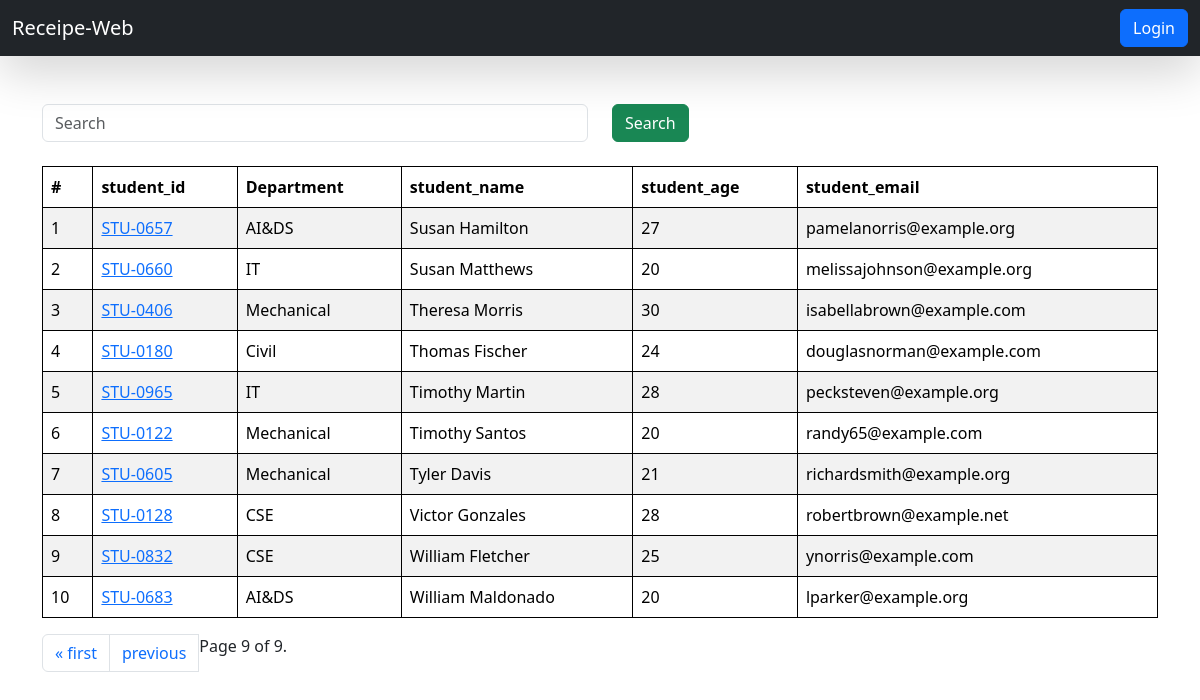
/students/?page=9, run on the app's committed database.
### vege/models.py (models this page shows, shortened)
class Student(models.Model):
    department = models.ForeignKey(Department, related_name="depart", on_delete=models.CASCADE)
    student_id = models.OneToOneField(StudentID, related_name="studentid", on_delete=models.CASCADE)
    student_name = models.CharField(max_length=100)
    student_email = models.EmailField(unique=True)
    student_age = models.IntegerField(default=18)
    student_address = models.TextField()
    is_deleted = models.BooleanField(default=False)
    objects = StudentManager()
    admin_objects = models.Manager()
    class Meta:
        ordering = ['student_name']   #  it store in alphabetical order
        verbose_name = "student"     # it means Student class can also known as student

class StudentID(models.Model):
    student_id = models.CharField(max_length=100)
    def __str__(self) -> str:
        return self.student_id

class Department(models.Model):
    department = models.CharField(max_length=100)
    class Meta:
        ordering = ['department']    # it store in alphabetical order

### vege/views.py (the view, shortened to what this page needs)
# urls.py: path('students/',get_students, name="get_students" ),
def get_students(request):
    queryset = Student.objects.all()
    paginator = Paginator(queryset, 10)   # show 25 contacts per page
    page_number = request.GET.get('page',1)
    page_obj = paginator.get_page(page_number)
    print(page_obj)
    return render(request,'report/student.html',{'queryset':page_obj})

### vege/models.py (called while the page is built)
    def get_queryset(self):
        return super().get_queryset().filter(is_deleted=False)

### vege/templates/report/student.html (shortened to what this page needs)
{% extends "home/base.html" %}
{% block start %}
{% load static %}
<div class="container mt-5">
    <form class="mb-4">
        <div class="row">
            <div class="col-md-6">
                <input class="form-control" name="search" placeholder="Search" type="text">
            </div>
            <div class="col-md-6">
                <button class="btn btn-success">Search</button>
            </div>
        </div>
    </form>
    <table class="table table-striped">
        <thead>
            <tr>
                <th scope="col">#</th>
                <th scope="col">student_id</th>
                <th scope="col">Department</th>
                <th scope="col">student_name</th>
                <th scope="col">student_age</th>
                <th scope="col">student_email</th>
            </tr>
        </thead>
        <tbody>
            {% for student in queryset %}
            <tr>
                <td scope="row">{{forloop.counter}}</td>
                <td>
                    <a href="{% url 'see_marks' student.student_id %}">{{student.student_id}}</a>
                </td>
                <td>{{student.department.department}}</td>
                <td>{{student.student_name}}</td>
                <td>{{student.student_age}}</td>
                <td>{{student.student_email}}</td>
            </tr>
            {% endfor %}
        </tbody>
    </table>
    <nav aria-label="Page navigation example">
        <ul class="pagination">
            {% if queryset.has_previous %}
            <li class="page-item"><a class="page-link" href="?page=1">&laquo; first</a></li>
            <li class="page-item"><a class="page-link" href="?page={{ queryset.previous_page_number }}">previous</a>
            </li>
            {% endif %}
            <span class="current">
                Page {{ queryset.number }} of {{ queryset.paginator.num_pages }}.
            </span>
        </ul>
    </nav>
</div>
{% endblock %}

### home/templates/home/base.html (style rules this page uses)
table, th, td { border: 1px solid black; }

### data on the page
Student: student_id "STU-0657", department.department "AI&DS", student_name "Susan Hamilton", student_age "27", student_email "pamelanorris@example.org"
Student: student_id "STU-0660", department.department "IT", student_name "Susan Matthews", student_age "20", student_email "melissajohnson@example.org"
Student: student_id "STU-0406", department.department "Mechanical", student_name "Theresa Morris", student_age "30", student_email "isabellabrown@example.com"
Student: student_id "STU-0180", department.department "Civil", student_name "Thomas Fischer", student_age "24", student_email "douglasnorman@example.com"
Student: student_id "STU-0965", department.department "IT", student_name "Timothy Martin", student_age "28", student_email "pecksteven@example.org"
Student: student_id "STU-0122", department.department "Mechanical", student_name "Timothy Santos", student_age "20", student_email "randy65@example.com"
Student: student_id "STU-0605", department.department "Mechanical", student_name "Tyler Davis", student_age "21", student_email "richardsmith@example.org"
Student: student_id "STU-0128", department.department "CSE", student_name "Victor Gonzales", student_age "28", student_email "robertbrown@example.net"
Student: student_id "STU-0832", department.department "CSE", student_name "William Fletcher", student_age "25", student_email "ynorris@example.com"
Student: student_id "STU-0683", department.department "AI&DS", student_name "William Maldonado", student_age "20", student_email "lparker@example.org"

### other printed values
{{ queryset.number }} "9"
{{ queryset.paginator.num_pages }} "9"
